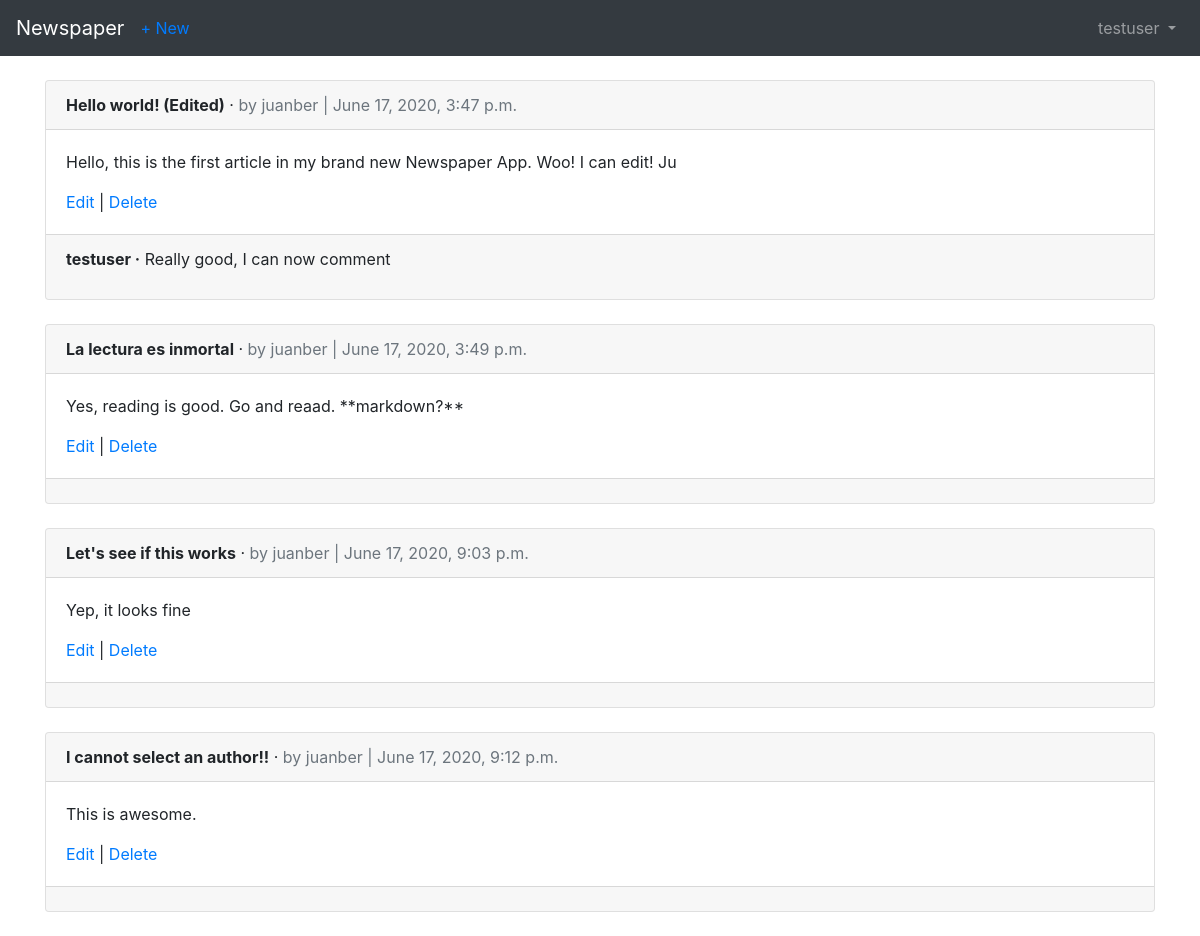
Screenshot of /articles/ (signed in) with the database file from the repository.
### users/models.py (models this page shows)
class CustomUser(AbstractUser):
    age = models.PositiveIntegerField(null=True, blank=True)

### articles/models.py (models this page shows, shortened)
class Article(models.Model):
    title = models.CharField(max_length=255)
    body = models.TextField()
    date = models.DateTimeField(auto_now_add=True)
    author = models.ForeignKey(
        get_user_model(),
        on_delete=models.CASCADE
    )

class Comment(models.Model):
    article = models.ForeignKey(
        Article,
        on_delete=models.CASCADE,
        related_name='comments',
    )
    comment = models.CharField(max_length=140)
    author = models.ForeignKey(
        get_user_model(),
        on_delete=models.CASCADE
    )
    def __str__(self):
        return self.comment

### articles/views.py (the view)
# urls.py: path("", ArticleListView.as_view(), name="article_list"),
class ArticleListView(LoginRequiredMixin, ListView):
    model = Article
    template_name = "article_list.html"
    context_object_name = 'article_list'
    login_url = 'login'

### templates/article_list.html (shortened to what this page needs)
{% extends 'base.html' %}
{% block content %}
    {% for article in article_list %}
        <div class="card">
            <div class="card-header">
                <span class="font-weight-bold">{{ article.title }}</span> &middot;
                <span class="text-muted">by {{ article.author }}  |  {{ article.date }}</span>
            </div>
            <div class="card-body">
                <p>{{ article.body }}</p>
                <a href="{% url 'article_edit' article.pk %}">Edit</a> |
                <a href="{% url 'article_delete' article.pk %}">Delete</a>
            </div>
            <div class="card-footer">
                {% for comment in article.comments.all %}
                    <p>
                        <span class="font-weight-bold">{{ comment.author }} &middot;</span>
                        {{ comment }}
                    </p>
                {% endfor %}
            </div>
        </div>
        <br>
    {% endfor %}
{% endblock content %}

### templates/base.html (shortened to what this page needs)
<!doctype html>
<html lang="en">
  <head>
    <link rel="stylesheet" href="https://stackpath.bootstrapcdn.com/bootstrap/4.5.0/css/bootstrap.min.css">
  </head>
  <body>
    <nav class="navbar navbar-expand-md navbar-dark bg-dark mb-4">
        <a href="{% url 'home' %}" class="navbar-brand">Newspaper</a>
        {% if user.is_authenticated %}
            <ul class="navbar-nav mr-auto">
                <li class="nav-item"><a href="{% url 'article_new' %}">+ New</a></li>
            </ul>
        {% endif %}
        <div class="collapse navbar-collapse" id="navbarCollapse">
            {% if user.is_authenticated %}
                <ul class="navbar-nav ml-auto">
                    <li class="nav-item">
                        <a class="nav-link dropdown-toggle" href="#" id="userMenu"
                            data-toggle="dropdown" aria-haspopup="true"
                            aria-expanded="false">
                            {{ user.username }}
                        </a>
                    </li>
                </ul>
            {% else %}
                <form class="form-inline ml-auto">
                    <a href="{% url 'login' %}" class="btn btn-outline-secondary">Log In</a>
                    <a href="{% url 'signup' %}" class="btn btn-primary ml-2">Sign up</a>
                </form>
            {% endif %}
        </div>
    </nav>
    <div class="container">
        {% block content %}
        {% endblock content %}
    </div>
  </body>
</html>

### rows the page displays
CustomUser: username "testuser"
Article: title "Hello world! (Edited)", author "juanber", date "June 17, 2020, 3:47 p.m.", body "Hello, this is the first article in my brand new Newspaper App. Woo! I can edit! Ju"
Comment: author "testuser", comment "Really good, I can now comment"
Article: title "La lectura es inmortal", author "juanber", date "June 17, 2020, 3:49 p.m.", body "Yes, reading is good. Go and reaad. **markdown?**"
Article: title "Let's see if this works", author "juanber", date "June 17, 2020, 9:03 p.m.", body "Yep, it looks fine"
Article: title "I cannot select an author!!", author "juanber", date "June 17, 2020, 9:12 p.m.", body "This is awesome."
